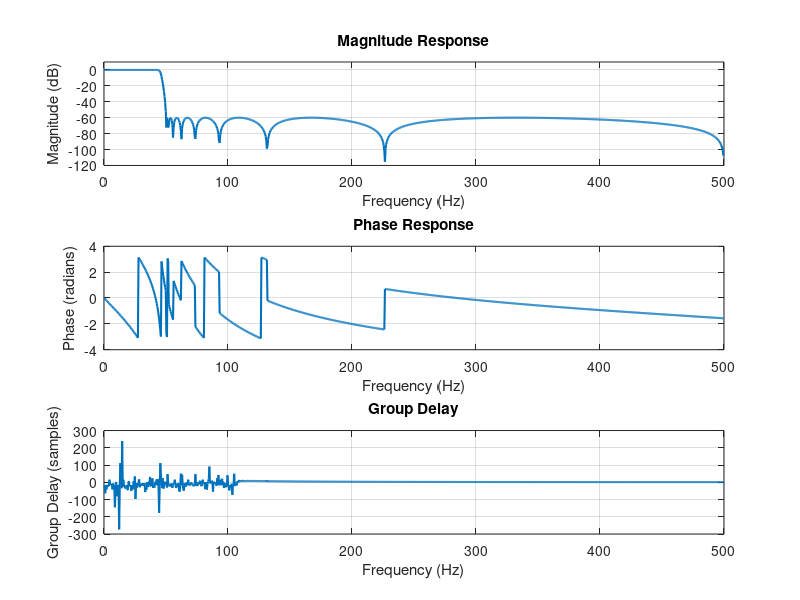

The MATLAB source for this figure:
% Specifications
Fs = 1000; % Sampling frequency (chosen to be sufficiently high)
Fdip = 50; % Frequency where the first dip (zero) should occur
Rp = 3;    % Stopband ripple in dB
Rs = 60;   % Stopband attenuation in dB

% Normalize the dip frequency (where the first singularity occurs)
Ws = 2 * Fdip / Fs;  % Normalized stopband edge frequency

% Design the Inverse Chebyshev lowpass filter
% Adjust Rs to ensure the first dip aligns at Ws
[n, Wn] = cheb2ord(Ws + 0.01, Ws, Rp, Rs); % Slightly adjust transition region
[b, a] = cheby2(n, Rs, Wn, 'low');         % Design the filter

% Frequency response
[H, f] = freqz(b, a, 1024, Fs);

% Magnitude plot
figure;
subplot(3, 1, 1);
plot(f, 20*log10(abs(H)), 'LineWidth', 1.5);
grid on;
title('Magnitude Response');
xlabel('Frequency (Hz)');
ylabel('Magnitude (dB)');
xlim([0 500]);
ylim([-120 10]);

% Phase plot
subplot(3, 1, 2);
plot(f, angle(H), 'LineWidth', 1.5);
grid on;
title('Phase Response');
xlabel('Frequency (Hz)');
ylabel('Phase (radians)');
xlim([0 500]);

% Group delay
[gd, f_gd] = grpdelay(b, a, 1024, Fs);
subplot(3, 1, 3);
plot(f_gd, gd, 'LineWidth', 1.5);
grid on;
title('Group Delay');
xlabel('Frequency (Hz)');
ylabel('Group Delay (samples)');
xlim([0 500]);
